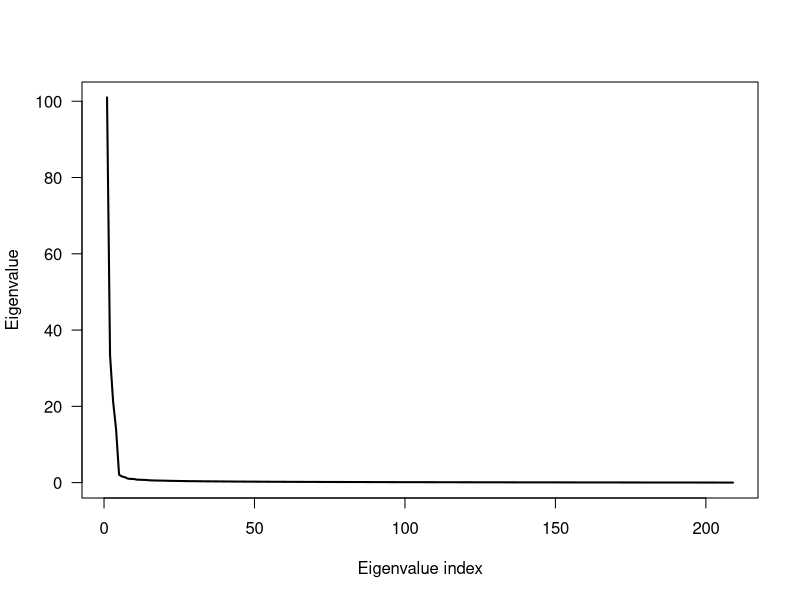
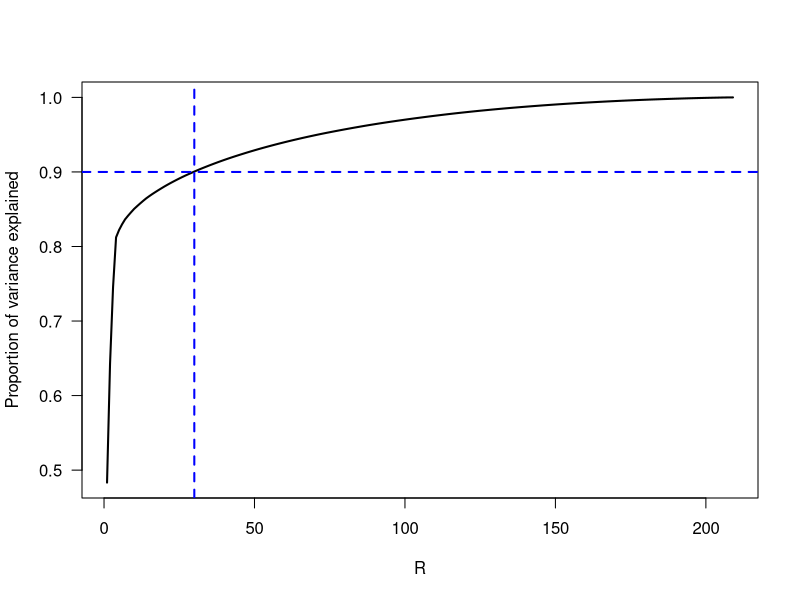
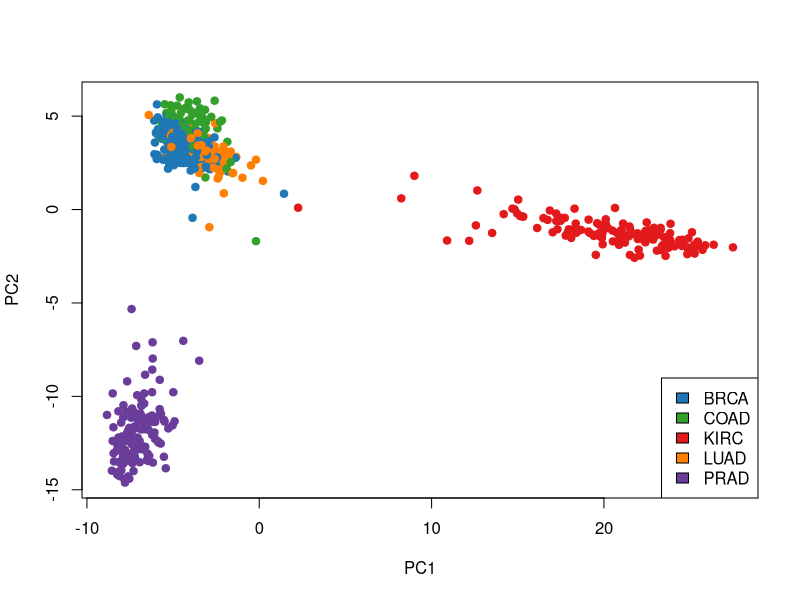
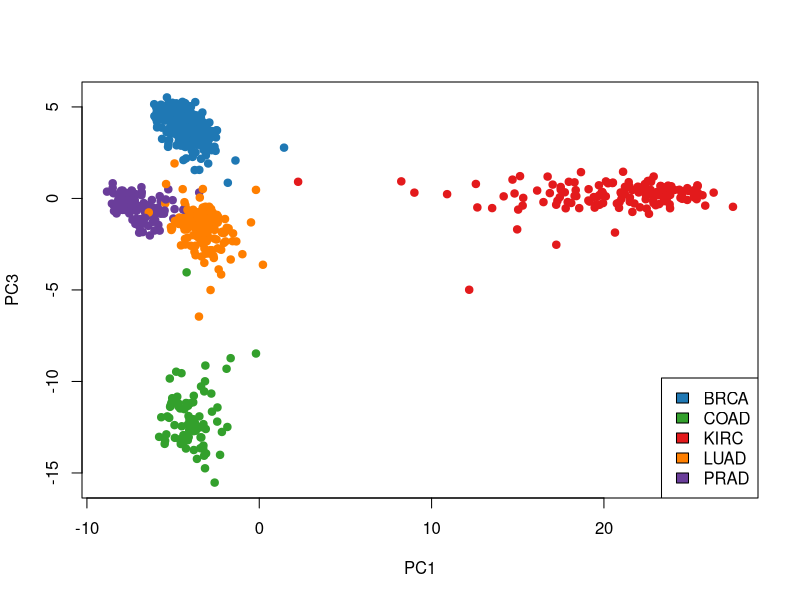
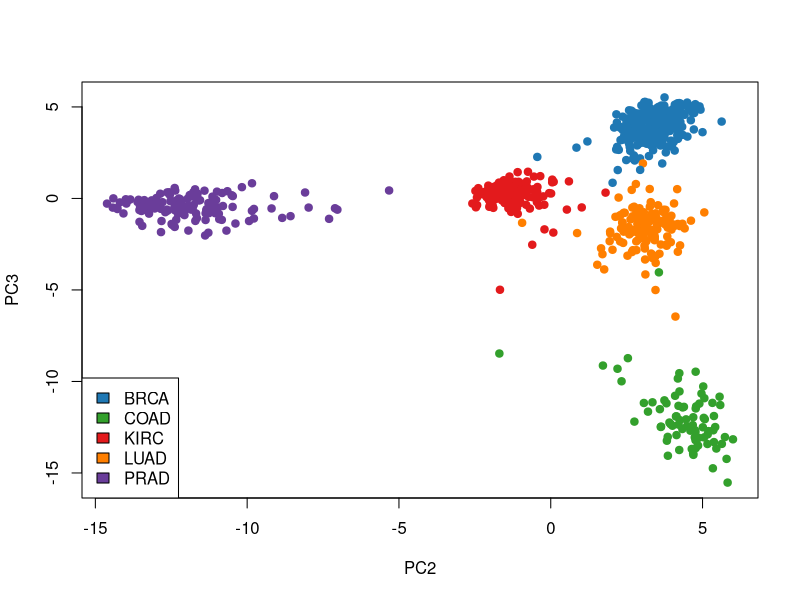

Recreate these plots in R, in order. (Note: this script raises an error after producing the figures.)
# read data into memory
data_set <- read.csv("data_set.csv", header = TRUE)

# get X and y values
X <- as.matrix(subset(scale(data_set), select = -c(Type) )) 
y <- data_set$Type

# get number of samples and number of features
N <- length(y)
D <- ncol(X)

# calculate the covariance matrix
Sigma_X <- cov(X)

# calculate the eigenvalues and eigenvectors
decomposition <- eigen(Sigma_X, symmetric = TRUE)

# plot scree graph
plot(1:D, decomposition$values, 
     type = "l", las = 1, lwd = 2,
     xlab = "Eigenvalue index", ylab = "Eigenvalue")

# plot proportion of variance explained
pove <- cumsum(decomposition$values) / sum(decomposition$values)
plot(1:D, pove, 
     type = "l", las = 1, lwd = 2,
     xlab = "R", ylab = "Proportion of variance explained")
abline(h = 0.90, lwd = 2, lty = 2, col = "blue")
abline(v = which(pove > 0.90)[1], lwd = 2, lty = 2, col = "blue")

# calculate two-dimensional projections
Z <- (X - matrix(colMeans(X), N, D, byrow = TRUE)) %*% decomposition$vectors[,1:3]

#printing first 4 rows of Z matrix
print(Z[1:4,])

# plot two-dimensional projections
#PC1 & PC2
point_colors <- c("#1f78b4", "#33a02c", "#e31a1c", "#ff7f00", "#6a3d9a")
plot(Z[,1], Z[,2], type = "p", col = point_colors[y], xlab = "PC1", ylab = "PC2", cex = 1, axes = TRUE, pch = 19)
legend("bottomright",c("BRCA","COAD","KIRC","LUAD","PRAD"),fill=point_colors)

#PC1 & PC3
plot(Z[,1], Z[,3], type = "p", col = point_colors[y], xlab = "PC1", ylab = "PC3", cex = 1, axes = TRUE, pch = 19)
legend("bottomright",c("BRCA","COAD","KIRC","LUAD","PRAD"),fill=point_colors)

#PC2 & PC3
plot(Z[,2], Z[,3], type = "p", col = point_colors[y], xlab = "PC2", ylab = "PC3", cex = 1, axes = TRUE, pch = 19)
legend("bottomleft",c("BRCA","COAD","KIRC","LUAD","PRAD"),fill=point_colors)



# create new variables for K-means algorithm
set.seed(421)
centroids <<- NULL
old_centroids <<- NULL
assignments <<- NULL
Z_k <- Z[,c(1,3)]
K <- 5
max_iteration <- 10

# Start K-means algotithm
for(i in 1:max_iteration){
  old_centroids <<- centroids
  
  if (is.null(centroids) == TRUE) {
    centroids <- Z_k[sample(1:N, K),]
  } else {
    for (k in 1:K) {
      centroids[k,] <- colMeans(Z_k[assignments == k,])
    }
  }
  
  D_k <- as.matrix(dist(rbind(centroids, Z_k), method = "euclidean"))
  D_k <- D_k[1:nrow(centroids), (nrow(centroids) + 1):(nrow(centroids) + nrow(Z_k))]
  assignments <<- sapply(1:ncol(D_k), function(c) {which.min(D_k[,c])})

  if(old_centroids == centroids && i > 1)  
    break
}

print(centroids)

# plot two-dimensional projections and centroids
point_colors <- c("#ff7f00", "#e31a1c", "#33a02c", "#6a3d9a", "#1f78b4")
plot(Z_k[,1], Z_k[,2], col = point_colors[assignments], xlab = "PC1", ylab = "PC3", cex = 1, axes = TRUE, pch = 19)
points(centroids[,1], centroids[,2], col = "black", pch = 19, cex = 2)
legend("bottomright",c("Cluster 1","Cluster 2","Cluster 3","Cluster 4","Cluster 5"),fill=point_colors)
